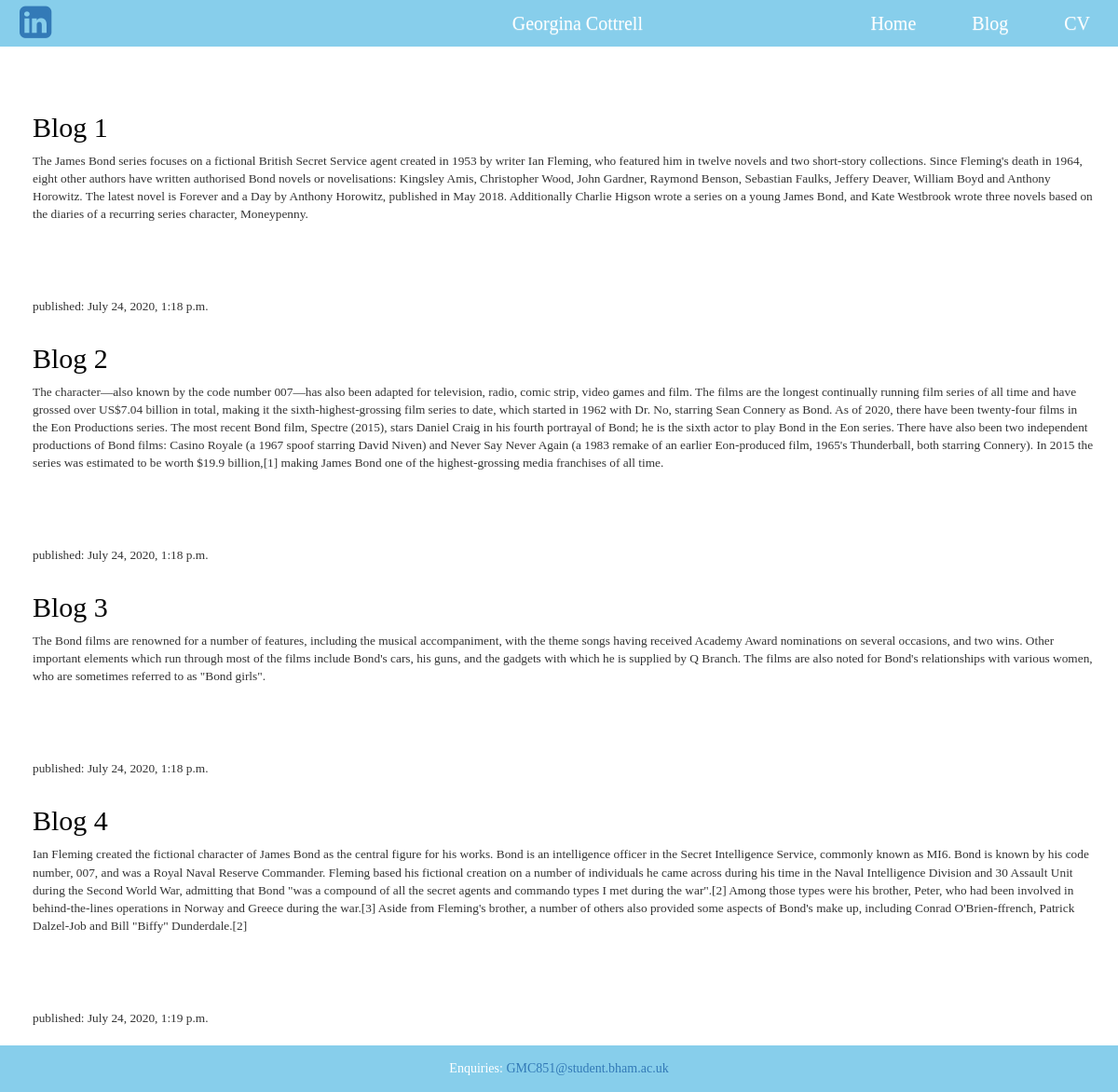
Before: /post with the older database file.
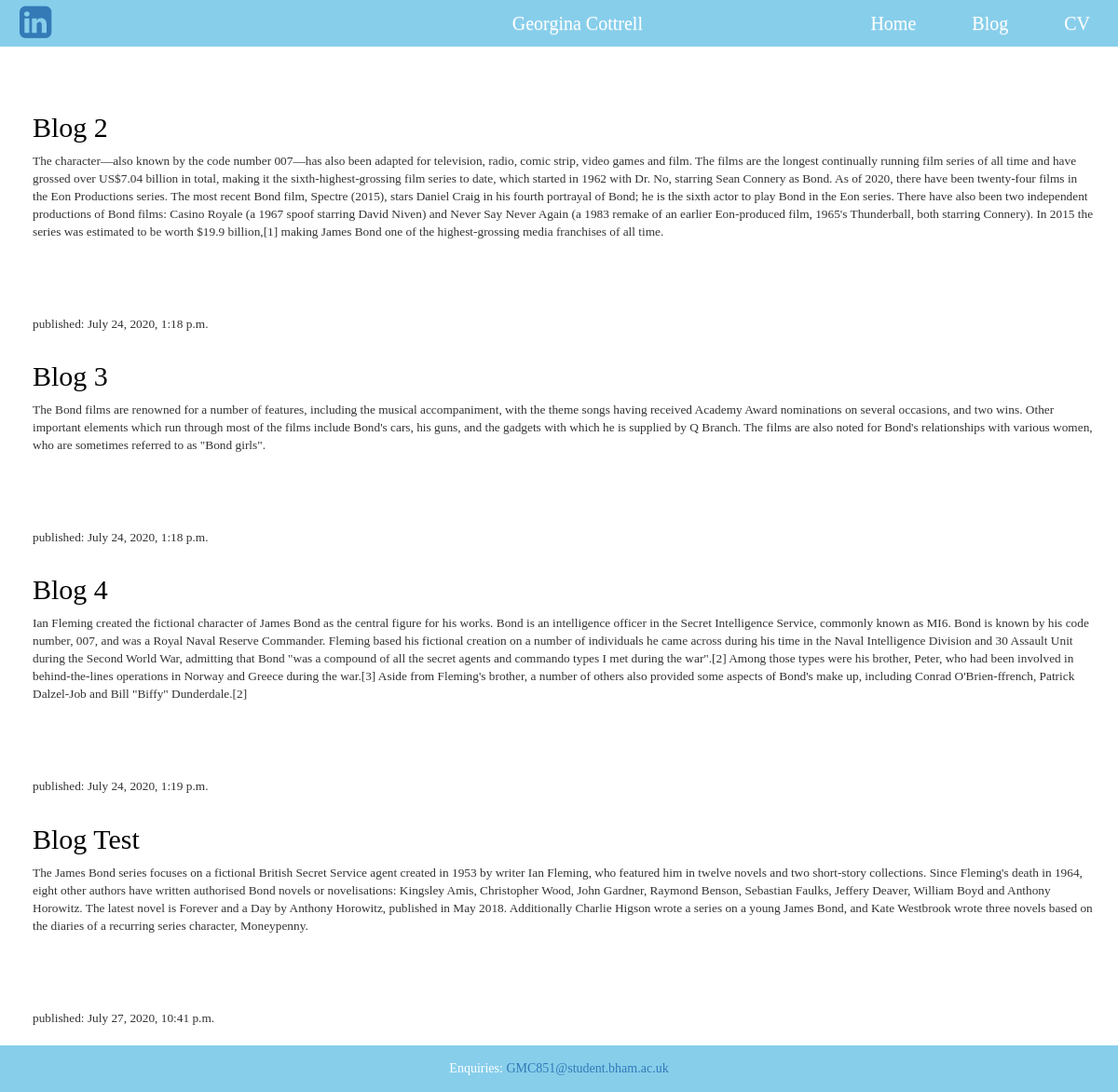
After: the same page with the newer database file.
### blog/models.py (models this page shows, shortened)
class Post(models.Model):
    author = models.ForeignKey(settings.AUTH_USER_MODEL, on_delete=models.CASCADE)
    title = models.CharField(max_length=200)
    text = models.TextField()
    created_date = models.DateTimeField(default=timezone.now)
    published_date = models.DateTimeField(blank=True, null=True)

### blog/views.py (the view)
# urls.py: path('post', views.post_list, name='post_list'),
def post_list(request):
    posts = Post.objects.filter(published_date__lte=timezone.now()).order_by('published_date')
    return render(request, 'blog/post_list.html', {'posts': posts})

### blog/templates/blog/post_list.html (shortened to what this page needs)
{% extends 'blog/base.html' %}
{% block content %}
     {% for post in posts %}
        <div class="post">
                        <h2><a href="{% url 'post_detail' pk=post.pk %}">{{ post.title }}</a></h2>
                        <p>{{ post.text|linebreaksbr }}</p>
                    </div>
                    <p>published: {{ post.published_date }}</p>
     {% endfor %}
{% endblock %}

### blog/templates/blog/base.html (shortened to what this page needs)
{% load static %}
<html lang="en">
    <head>
        <link rel="stylesheet" href="//maxcdn.bootstrapcdn.com/bootstrap/3.2.0/css/bootstrap.min.css">
        <link rel="stylesheet" href="//maxcdn.bootstrapcdn.com/bootstrap/3.2.0/css/bootstrap-theme.min.css">
        <link rel="stylesheet" href="https://cdnjs.cloudflare.com/ajax/libs/font-awesome/4.7.0/css/font-awesome.min.css">
        <link rel="stylesheet" href="{% static 'css/blog.css' %}">
    </head>
    <body>
    <nav class="navbar navbar-custom navbar-fixed-top">
        <div class="container-fluid">
            <div class="navbar-header">
                <a href="https://www.linkedin.com/in/georgina-cottrell-b54b23157/"><button  class="fa fa-linkedin-square" style="font-size:40px"></button> </a>
                <span class="navbar-brand" id="page-header">Georgina Cottrell</span>
            </div>
            <ul class="nav navbar-nav navbar-right">
                <li><a href="{% url 'homepage' %}">Home</a></li>
                <li><a href="{% url 'post_list' %}">Blog</a></li>
                <li><a href="#cv">CV</a></h1>
            </ul>
        </div>
    </nav>
        <div class="content container" style="width:100%">
            <div class="row" style="width:100%">
                <div class="col-md-8" style="width:100%">
                    {% block content %}
                    {% endblock %}
                </div>
            </div>
        </div>
        <footer class="page-footer">
            <div class="footer-copyright text-center py-3">Enquiries:
              <a href="mailto: GMC851@student.bham.ac.uk">GMC851@student.bham.ac.uk</a>
            </div>
          </footer>
    </body>
</html>

### blog/static/css/blog.css (style rules this page uses)
h1 a, h2 a { color: #87CEEB; font-family: Cambria, Cochin, Georgia, Times, 'Times New Roman', serif; font-weight: 300; }
body { padding-top:50px; margin-bottom:50px; }
#page-header { color: #ffffff; font-size: 15pt; text-decoration: none; vertical-align: top; float:none; display:inline-block; padding-left: 500px; font-family: Cambria, Cochin, Georgia, Times, 'Times New Roman', serif; }
.navbar-custom { background-color: #87CEEB; height: 50px; margin-bottom: 0px !important; font-family: Cambria, Cochin, Georgia, Times, 'Times New Roman', serif; }
.nav.navbar-nav.navbar-right a { color:white; padding-left:30px; padding-right:30px; font-size:15pt; }
.fa.fa-linkedin-square { background-color: Transparent; background-repeat:no-repeat; border: none; cursor:pointer; overflow: hidden; outline:none; text-decoration: none; padding-top:4px; }
.content { margin-left: 20px; }
h1, h2, h3, h4 { font-family: Cambria, Cochin, Georgia, Times, 'Times New Roman', serif; font-weight: 300; }
p { font-family: Cambria, Cochin, Georgia, Times, 'Times New Roman', serif; font-weight: 300; font-size: 10pt; margin-top:0; padding-bottom:10px; }
.page-footer { background-color: #87CEEB; height:50px; position: fixed; left: 0; bottom: 0; width: 100%; }
.footer-copyright, .footer-copyright:hover { padding-top:15px; color:white; font-family: Cambria, Cochin, Georgia, Times, 'Times New Roman', serif; }
.footer-copyright a { text-decoration: none; }
.post { margin-bottom: 70px; }
.post h2 a { color: #000000; }

Changed rows visible on the page:
changed Post: title "Blog 1" → "Blog Test"; published_date "July 24, 2020, 1:18 p.m." → "July 27, 2020, 10:41 p.m."; moves down the list
